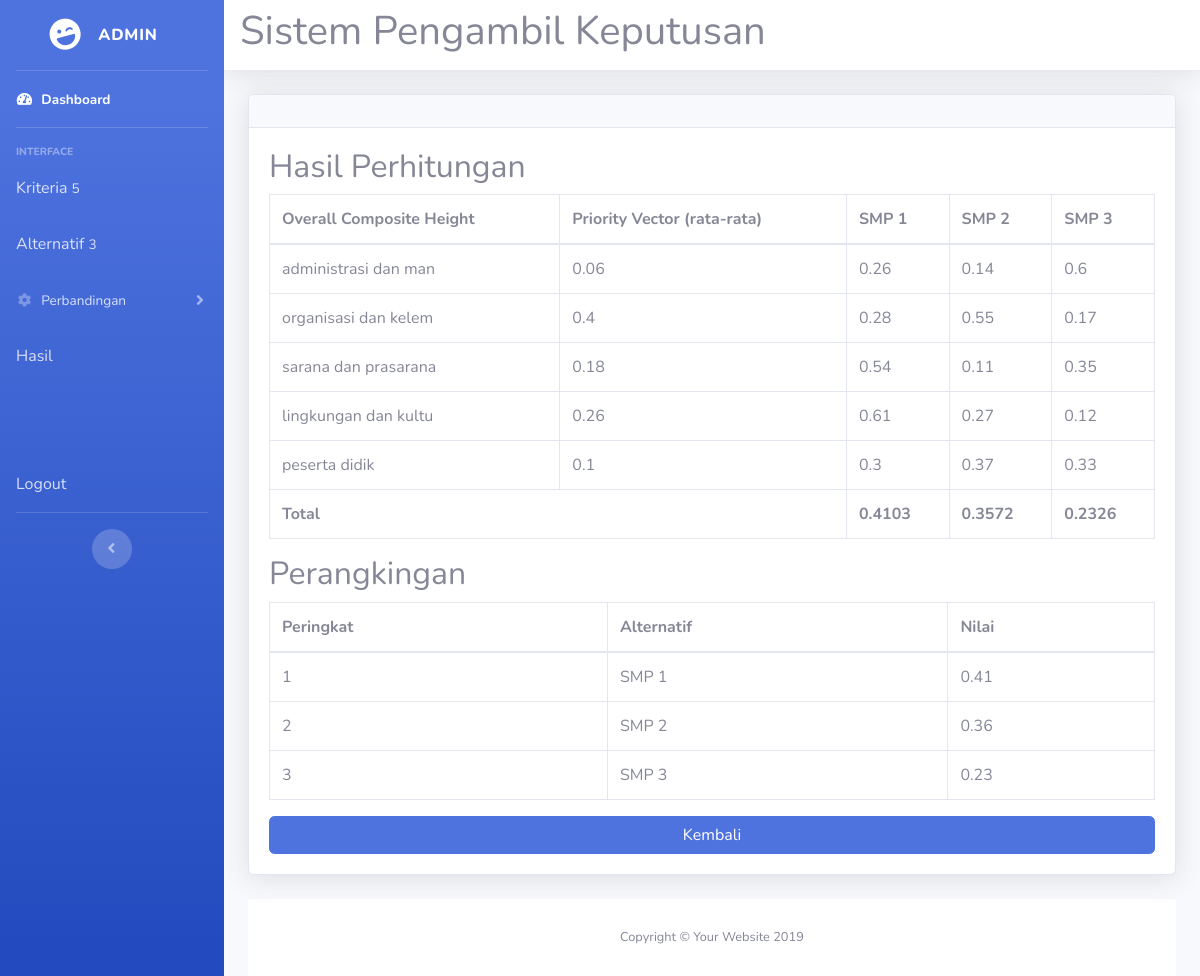
Page /hasil.php (signed in) on the committed database.
### tables this page shows
CREATE TABLE `pv_kriteria` (
  `id_kriteria` int(11) NOT NULL,
  `nilai` float NOT NULL
);

CREATE TABLE `pv_alternatif` (
  `id` int(11) NOT NULL,
  `id_alternatif` int(11) NOT NULL,
  `id_kriteria` int(11) NOT NULL,
  `nilai` float NOT NULL
);

CREATE TABLE `alternatif` (
  `id` int(11) NOT NULL,
  `nama` varchar(20) NOT NULL
);

CREATE TABLE `ranking` (
  `id_alternatif` int(11) NOT NULL,
  `nilai` float NOT NULL
);

### config.php (called while the page is built, shortened)
<?php
	$database = 'ahp';
?>

### fungsi.php (called while the page is built, shortened)
<?php
function getKriteriaID($no_urut) {
	include('config.php');
	$query  = "SELECT id FROM kriteria ORDER BY id";
	$result = mysqli_query($koneksi, $query);
	while ($row = mysqli_fetch_array($result)) {
		$listID[] = $row['id'];
	}
	return $listID[($no_urut)];
}
function getAlternatifID($no_urut) {
	include('config.php');
	$query  = "SELECT id FROM alternatif ORDER BY id";
	$result = mysqli_query($koneksi, $query);
	while ($row = mysqli_fetch_array($result)) {
		$listID[] = $row['id'];
	}
	return $listID[($no_urut)];
}
function getKriteriaNama($no_urut) {
	include('config.php');
	$query  = "SELECT nama FROM kriteria ORDER BY id";
	$result = mysqli_query($koneksi, $query);
	while ($row = mysqli_fetch_array($result)) {
		$nama[] = $row['nama'];
	}
	return $nama[($no_urut)];
}
function getAlternatifNama($no_urut) {
	include('config.php');
	$query  = "SELECT nama FROM alternatif ORDER BY id";
	$result = mysqli_query($koneksi, $query);
	while ($row = mysqli_fetch_array($result)) {
		$nama[] = $row['nama'];
	}
	return $nama[($no_urut)];
}
function getAlternatifPV($id_alternatif,$id_kriteria) {
	include('config.php');
	$query = "SELECT nilai FROM pv_alternatif WHERE id_alternatif=$id_alternatif AND id_kriteria=$id_kriteria";
	$result = mysqli_query($koneksi, $query);
	while ($row = mysqli_fetch_array($result)) {
		$pv = $row['nilai'];
	}
	return $pv;
}
function getKriteriaPV($id_kriteria) {
	include('config.php');
	$query = "SELECT nilai FROM pv_kriteria WHERE id_kriteria=$id_kriteria";
	$result = mysqli_query($koneksi, $query);
	while ($row = mysqli_fetch_array($result)) {
		$pv = $row['nilai'];
	}
	return $pv;
}
function getJumlahAlternatif() {
	include('config.php');
	$query  = "SELECT count(*) FROM alternatif";
	$result = mysqli_query($koneksi, $query);
	while ($row = mysqli_fetch_array($result)) {
		$jmlData = $row[0];
	}
	return $jmlData;
}
function getJumlahKriteria() {
	include('config.php');
	$query  = "SELECT count(*) FROM kriteria";
	$result = mysqli_query($koneksi, $query);
	while ($row = mysqli_fetch_array($result)) {
		$jmlData = $row[0];
	}
	return $jmlData;
}
	?>

### hasil.php (the view, shortened to what this page needs)
<?php
include('config.php');
include('fungsi.php');
$jmlKriteria 	= getJumlahKriteria();
$jmlAlternatif	= getJumlahAlternatif();
$nilai			= array();
for ($x=0; $x <= ($jmlAlternatif-1); $x++) {
	$nilai[$x] = 0;
	for ($y=0; $y <= ($jmlKriteria-1); $y++) {
		$id_alternatif 	= getAlternatifID($x);
		$id_kriteria	= getKriteriaID($y);
		$pv_alternatif	= getAlternatifPV($id_alternatif,$id_kriteria);
		$pv_kriteria	= getKriteriaPV($id_kriteria);
		$nilai[$x]	 	+= ($pv_alternatif * $pv_kriteria);
	}
}
include_once('header.php');
include_once('subheader.php');
?>
<div class="card shadow mb-4">
<div class="card-header py-3">
</div>
<div class="card-body">
	<div class="table-responsive">
	<h2 class="ui header">Hasil Perhitungan</h2>
	<table class="table table-bordered" width="100%" cellspacing="0">
		<thead>
		<tr>
			<th>Overall Composite Height</th>
			<th>Priority Vector (rata-rata)</th>
			<?php
			for ($i=0; $i <= (getJumlahAlternatif()-1); $i++) {
				echo "<th>".getAlternatifNama($i)."</th>\n";
			}
			?>
		</tr>
		</thead>
		<tbody>
		<?php
			for ($x=0; $x <= (getJumlahKriteria()-1) ; $x++) {
				echo "<tr>";
				echo "<td>".getKriteriaNama($x)."</td>";
				echo "<td>".round(getKriteriaPV(getKriteriaID($x)),2)."</td>";
				for ($y=0; $y <= (getJumlahAlternatif()-1); $y++) {
					echo "<td>".round(getAlternatifPV(getAlternatifID($y),getKriteriaID($x)),2)."</td>";
				}
				echo "</tr>";
			}
		?>
		</tbody>
		<tfoot>
		<tr>
			<th colspan="2">Total</th>
			<?php
			for ($i=0; $i <= ($jmlAlternatif-1); $i++) {
				echo "<th>".round($nilai[$i],4)."</th>";
			}
			?>
		</tr>
		</tfoot>
	</table>
	<h2 class="ui header">Perangkingan</h2>
	<table class="table table-bordered" width="100%" cellspacing="0">
		<thead>
			<tr>
				<th>Peringkat</th>
				<th>Alternatif</th>
				<th>Nilai</th>
			</tr>
		</thead>
		<tbody>
			<?php
				$query  = "SELECT id,nama,id_alternatif,nilai FROM alternatif,ranking WHERE alternatif.id = ranking.id_alternatif ORDER BY nilai DESC";
				$result = mysqli_query($koneksi, $query);
				$i = 0;
				while ($row = mysqli_fetch_array($result)) {
					$i++;
				?>
				<tr>
					<?php if ($i == 1) {
						echo "<td><div class=\"ui ribbon label\">1</div></td>";
					} else {
						echo "<td>".$i."</td>";
					}
					?>
					<td><?php echo $row['nama'] ?></td>
					<td><?php echo round($row['nilai'], 2) ?></td>
				</tr>
				<?php
				}
			?>
		</tbody>
	</table>
<a href="index.php" class="btn btn-primary btn-icon-split btn-block">
	<span class="text">Kembali</span>
</a>
<?php
include('footer.php');
?>

### header.php (shortened to what this page needs)
<!DOCTYPE html>
<html lang="en">
<head>
  <link href="vendor/fontawesome-free/css/all.min.css" rel="stylesheet" type="text/css">
  <link href="css/sb-admin-2.min.css" rel="stylesheet">

### subheader.php (shortened to what this page needs)
</head>
<body id="page-top">
  <div id="wrapper">
    <ul class="navbar-nav bg-gradient-primary sidebar sidebar-dark accordion" id="accordionSidebar">
      <a class="sidebar-brand d-flex align-items-center justify-content-center" href="index.html">
        <div class="sidebar-brand-icon rotate-n-15">
          <i class="fas fa-laugh-wink"></i>
        </div>
        <div class="sidebar-brand-text mx-3"><?= $_SESSION['username']; ?> </div>
      </a>
      <hr class="sidebar-divider my-0">
      <li class="nav-item active">
        <a class="nav-link" href="index.html">
          <i class="fas fa-fw fa-tachometer-alt"></i>
          <span>Dashboard</span></a>
      </li>
      <hr class="sidebar-divider">
      <div class="sidebar-heading">
        Interface
      </div>
      <li class="nav-item">
        <a class="nav-link collapsed" href="kriteria.php">
          <div>Kriteria
            <span class="tag is-link is-small is-pulled-right is-success"><?= getJumlahKriteria(); ?></span>
           </div>
        </a>
      </li>
      <li class="nav-item">
        <a class="nav-link collapsed" href="alternatif.php">
          <div>Alternatif
            <span class="tag is-link is-small is-pulled-right is-success"><?= getJumlahAlternatif(); ?></span>
           </div>
        </a>
      </li>
      <li class="nav-item">
        <a class="nav-link collapsed" href="#" data-toggle="collapse" data-target="#collapseTwo" aria-expanded="true" aria-controls="collapseTwo">
          <i class="fas fa-fw fa-cog"></i>
          <span>Perbandingan</span>
        </a>
              <?php
                if (getJumlahKriteria() > 0) {
                	for ($i=0; $i <= (getJumlahKriteria()-1); $i++) {
                    echo "<a class='collapse-item' href='bobot.php?c=".($i+1)."'>".getKriteriaNama($i)."</a>";
                	}
                }
              ?>
      </li>
      <li class="nav-item">
        <a class="nav-link collapsed" href="hasil.php">
          <div>Hasil
           </div>
        </a>
      </li>
      <br><br><br>
      <li class="nav-item">
        <a class="nav-link collapsed" href="logout.php">
                Logout
        </a>
      </li>
      <hr class="sidebar-divider">
      <div class="text-center d-none d-md-inline">
        <button class="rounded-circle border-0" id="sidebarToggle"></button>
      </div>
    </ul>
    <div id="content-wrapper" class="d-flex flex-column">
      <div id="content">
        <nav class="navbar navbar-expand navbar-light bg-white topbar mb-4 static-top shadow">
              <h1 class="has-text-centered">Sistem Pengambil Keputusan</h1>
        </nav>
        <div class="container-fluid">

### footer.php (shortened to what this page needs)
          </div>
		  </div>
      </div>
      <footer class="sticky-footer bg-white">
        <div class="container my-auto">
          <div class="copyright text-center my-auto">
            <span>Copyright &copy; Your Website 2019</span>
          </div>
        </div>
      </footer>
    </div>
  </div>
</body>
</html>

### rows in the picture
pv_kriteria: nilai "0.06"
pv_alternatif: nilai "0.26"
pv_alternatif: nilai "0.14"
pv_alternatif: nilai "0.6"
pv_kriteria: nilai "0.4"
pv_alternatif: nilai "0.28"
pv_alternatif: nilai "0.55"
pv_alternatif: nilai "0.17"
pv_kriteria: nilai "0.18"
pv_alternatif: nilai "0.54"
pv_alternatif: nilai "0.11"
pv_alternatif: nilai "0.35"
pv_kriteria: nilai "0.26"
pv_alternatif: nilai "0.61"
pv_alternatif: nilai "0.27"
pv_alternatif: nilai "0.12"
pv_kriteria: nilai "0.1"
pv_alternatif: nilai "0.3"
pv_alternatif: nilai "0.37"
pv_alternatif: nilai "0.33"
alternatif: shows "1", nama "SMP 1", ranking.nilai "0.41"
alternatif: nama "SMP 2", ranking.nilai "0.36"
alternatif: nama "SMP 3", ranking.nilai "0.23"

### other values in the picture
$_SESSION['username'] "ADMIN"
getJumlahKriteria() "5"
getJumlahAlternatif() "3"
getAlternatifNama($i) "SMP 1"
getAlternatifNama($i) "SMP 2"
getAlternatifNama($i) "SMP 3"
getKriteriaNama($x) "administrasi dan man"
getKriteriaNama($x) "organisasi dan kelem"
getKriteriaNama($x) "sarana dan prasarana"
getKriteriaNama($x) "lingkungan dan kultu"
getKriteriaNama($x) "peserta didik"
$nilai[$i] "0.4103"
$nilai[$i] "0.3572"
$nilai[$i] "0.2326"
